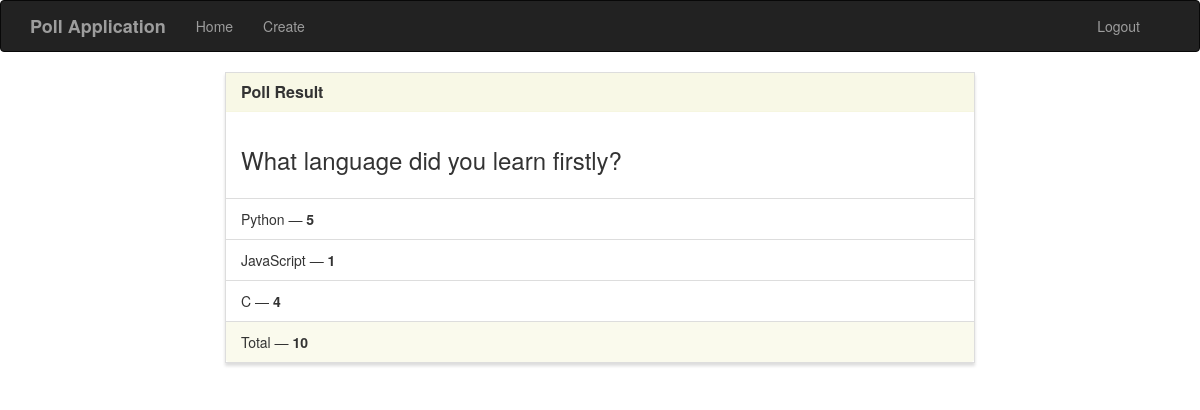
The app's page /results/2/ (signed in) with its own data.
### poll/models.py (models this page shows, shortened)
class Poll(models.Model):
    question = models.TextField()
    option_one = models.CharField(max_length=30)
    option_two = models.CharField(max_length=30)
    option_three = models.CharField(max_length=30)
    option_one_count = models.IntegerField(default=0)
    option_two_count = models.IntegerField(default=0)
    option_three_count = models.IntegerField(default=0)
    def total(self):
        return self.option_one_count + self.option_two_count + self.option_three_count

### poll/views.py (the view)
# urls.py: path('results/<poll_id>/', views.results, name='results'),
def results(request, poll_id):
    if not request.user.is_authenticated:
        return redirect('login')
    poll = Poll.objects.get(pk=poll_id)
    context = {
        'poll' : poll
    }
    return render(request, 'results.html', context)

### templates/results.html (shortened to what this page needs)
{% extends "base.html" %}
{% block main %}
<div class="row">
    <div class="col-lg-8 col-lg-offset-2">
        <div class="panel panel-default">
            <div class="panel-heading">
                <h3 class="panel-title">Poll Result</h3>
            </div>
            <div class="panel-body">
                <h3>{{ poll.question }}</h3>
            </div>
            <ul class="list-group">
                <li class="list-group-item">{{ poll.option_one }} &mdash; <strong>{{ poll.option_one_count }}</strong></li>
                <li class="list-group-item">{{ poll.option_two }} &mdash; <strong>{{ poll.option_two_count }}</strong></li>
                <li class="list-group-item">{{ poll.option_three }} &mdash; <strong>{{ poll.option_three_count }}</strong></li>
            </ul>
            <div class="panel-footer">
                Total &mdash; <strong>{{ poll.total }}</strong>
            </div>
        </div>
    </div>
</div>
{% endblock %}

### poll/static/style.css (style rules this page uses)
.navbar-default, .btn, .form-control, .panel { border-radius: 0; }
.panel-default > .panel-heading { color: #333; background-color: rgba(245, 245, 220, .7); border-color: rgba(245, 245, 220, .6); border-top-left-radius: 0; border-top-right-radius: 0; }
.panel-footer { background-color: rgba(245, 245, 220, .5); border-color: rgba(245, 245, 220, .4); }
.panel { box-shadow: 0px 3px 3px 0px #ddd; }
a.navbar-brand, .panel-title { font-weight: bolder; }

### records on screen
Poll: question "What language did you learn firstly?", option_one "Python", option_one_count "5", option_two "JavaScript", option_two_count "1", option_three "C", option_three_count "4", total "10"
